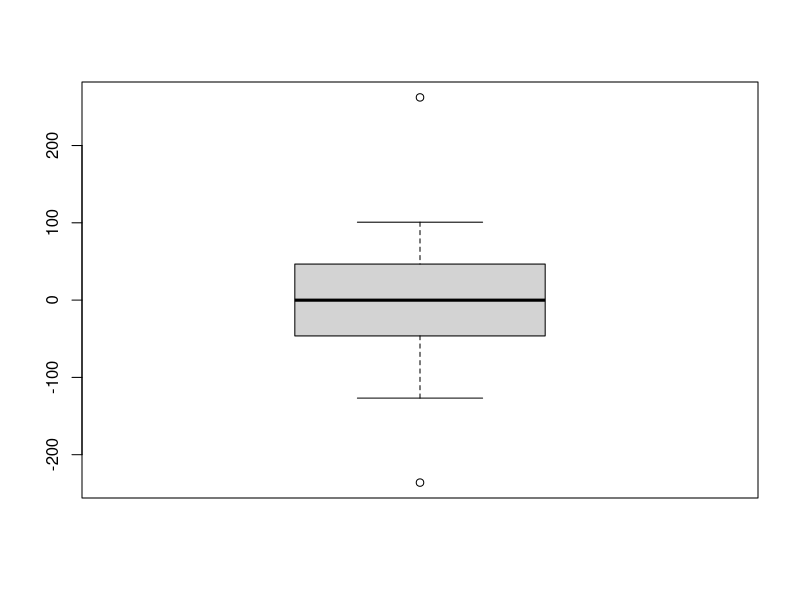
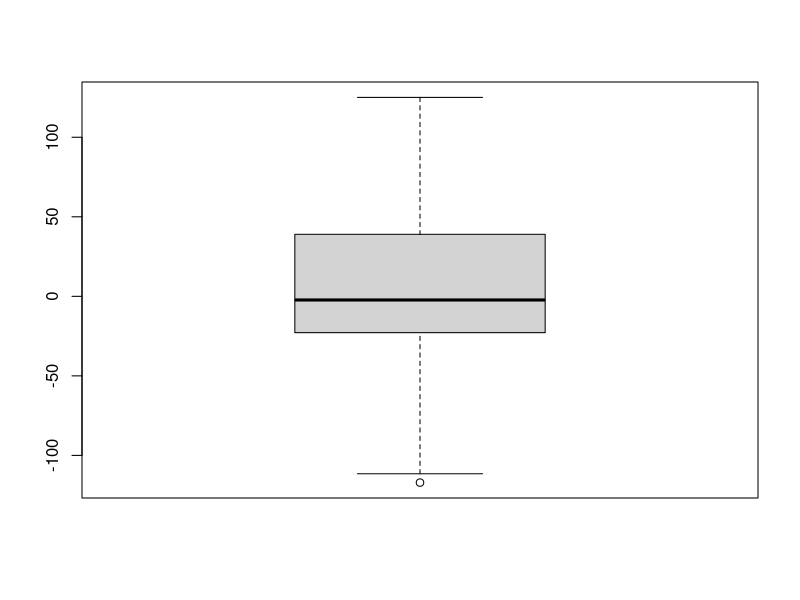
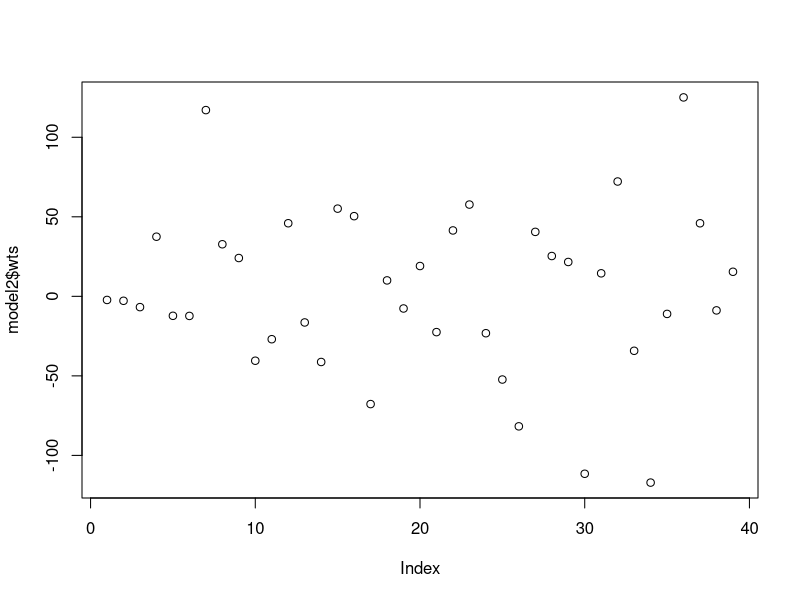
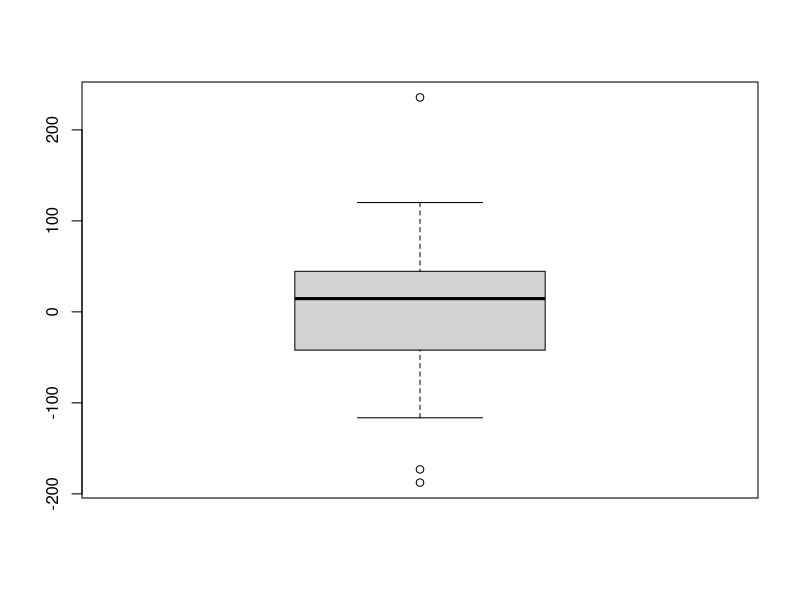
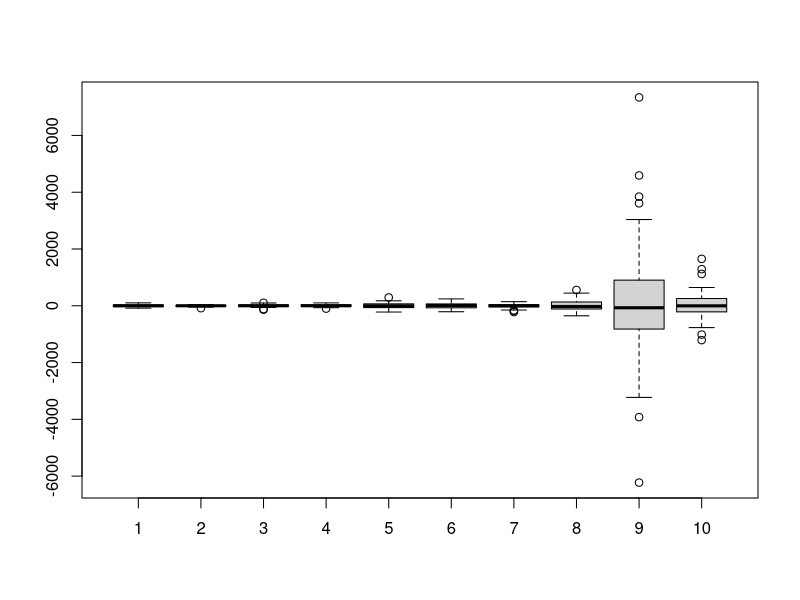
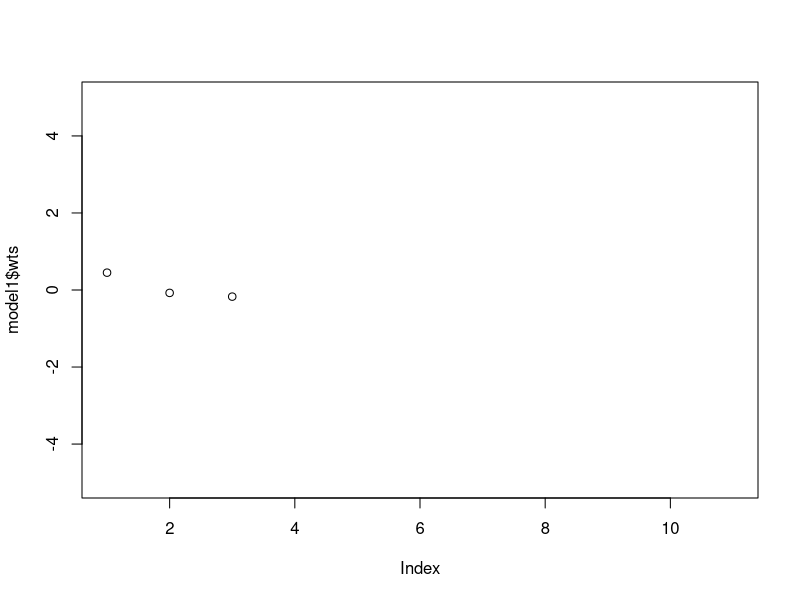
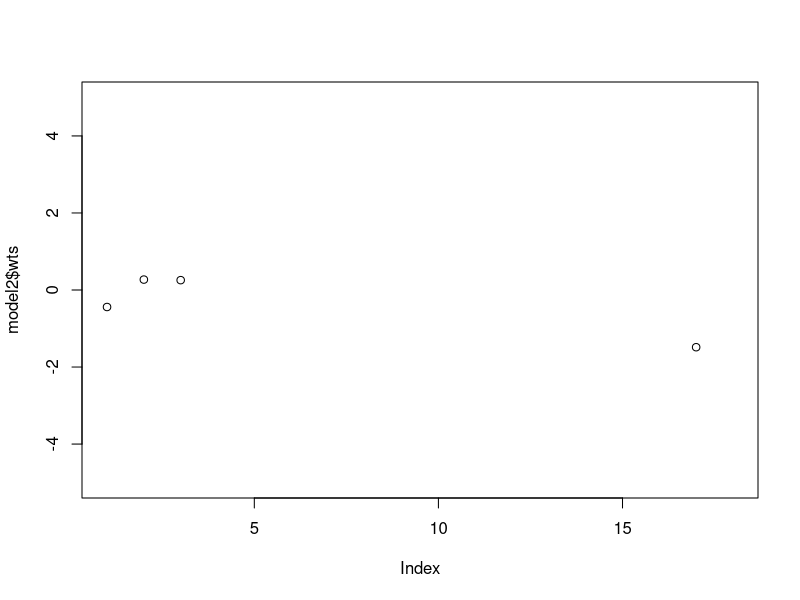
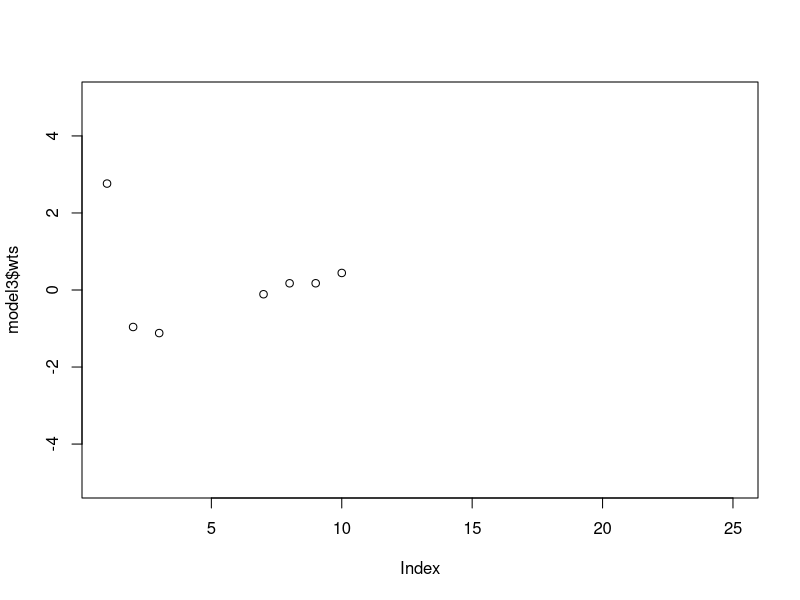

Generate these figures, in order, with R: (Note: this script raises an error after producing the figures.)
# UV : SY19 - TP03
# Exercice 2
# Auteurs : Alice Ngwembou - Antoine Hars
# Fichier : exercice2.R

library(MASS)
library(nnet)

# QUESTION 1

# 1.
p1 <- 0.25
p2 <-0.25
p3 <- 0.25
p4 <- 0.25
n <- 200

s1 <- c(1, 2)
s2 <- c(2, 1)
s3 <- c(1.5, 2)
s4 <- c(1, 1)

s <- rbind(s1, s2, s3, s4)

m1 <- c(4, 6)
m2 <- c(6, 1)
m3 <- c(-4, -4)
m4 <- c(0, 0)

m <- rbind(m1, m2, m3, m4)

c <- sample(c(1, 2, 3, 4), size = n, prob = c(p1, p2, p3, p4), replace = TRUE)
x <- cbind(rnorm(n, m[c,1], s[c,1]), rnorm(n, m[c,2], s[c,2]))

couleur <- rep("red", n)
couleur[c==2] <- "blue"
couleur[c==3] <- "green"
couleur[c==4] <- "yellow"

png("plots/frontiere_bayes_q1_1.png")
plot(x, col = couleur, main = "frontières de décision sur les observations de 4 lois normales")

# Frontiere de Bayes
len <- 50

xp <- seq(min(x[,1]), max(x[,1]), length = len)
yp <- seq(min(x[,2]), max(x[,2]), length = len)

grille <- expand.grid(z1 = xp, z2 = yp)

Z <- p1 * dnorm(grille[,1], m[1,1], s[1,1]) * dnorm(grille[,2], m[1,2], s[1,2])
Z <- cbind(Z, p2 * dnorm(grille[,1], m[2,1], s[2,1]) * dnorm(grille[,2], m[2,2], s[2,2]))
Z <- cbind(Z, p3 * dnorm(grille[,1], m[3,1], s[3,1]) * dnorm(grille[,2], m[3,2], s[3,2]))
Z <- cbind(Z, p4 * dnorm(grille[,1], m[4,1], s[4,1]) * dnorm(grille[,2], m[4,2], s[4,2]))

zp <- Z[,4] - pmax(Z[,3], Z[,2], Z[,1])
contour(xp, yp, matrix(zp, len), add = TRUE, levels = 0, drawlabels = FALSE)

zp <- Z[,1] - pmax(Z[,2], Z[,3], Z[,4])
contour(xp, yp, matrix(zp, len), add = TRUE, levels = 0, drawlabels = FALSE)

zp <- Z[,2] - pmax(Z[,1], Z[,3], Z[,4])
contour(xp, yp, matrix(zp, len), add = TRUE, levels = 0, drawlabels = FALSE)
dev.off()

# 2.
# Donner la règle de Bayes

# 3.
# Développer la règle de Bayes pour arriver à la solution

##############################################################################

# QUESTION 2
T <- class.ind(couleur)
model1 <- nnet(x, T, size = 1, decay = 0, softmax = TRUE, maxit = 500)

# Valeur des poids
model1$wts

# Proba à postériori d'appartenance aux classes
Z1 <- predict(model1, grille)

boxplot(model1$wts)


# 1.
model2 <- nnet(x, T, size = 5, decay = 0, softmax = TRUE, maxit = 500)
model2$wts
Z2 <- predict(model2, grille)

png("plots/frontiere_bayes_q2_1.png")
plot(x, col = couleur, main = "frontières de décision sur les observations de 4 lois normales")
zp <- Z2[,4] - pmax(Z2[,3], Z2[,2], Z2[,1])
contour(xp, yp, matrix(zp, len), add = TRUE, levels = 0, drawlabels = FALSE)
zp <- Z2[,1] - pmax(Z2[,2], Z2[,3], Z2[,4])
contour(xp, yp, matrix(zp, len), add = TRUE, levels = 0, drawlabels = FALSE)
zp <- Z2[,2] - pmax(Z2[,1], Z2[,3], Z2[,4])
contour(xp, yp, matrix(zp, len), add = TRUE, levels = 0, drawlabels = FALSE)
dev.off()

# 2.
boxplot(model2$wts)
# Dessin de chaque composante du poids.
plot(model2$wts)


# 3.
# à répéter plusieurs fois.
model2 <- nnet(x, T, size = 5, decay = 0, softmax = TRUE, maxit = 500)
model2$wts
Z2 <- predict(model2, grille)

png("plots/frontiere_bayes_q2_2.png")
plot(x, col = couleur, main = "frontières de décision sur les observations de 4 lois normales")
zp <- Z2[,4] - pmax(Z2[,3], Z2[,2], Z2[,1])
contour(xp, yp, matrix(zp, len), add = TRUE, levels = 0, drawlabels = FALSE)
zp <- Z2[,1] - pmax(Z2[,2], Z2[,3], Z2[,4])
contour(xp, yp, matrix(zp, len), add = TRUE, levels = 0, drawlabels = FALSE)
zp <- Z2[,2] - pmax(Z2[,1], Z2[,3], Z2[,4])
contour(xp, yp, matrix(zp, len), add = TRUE, levels = 0, drawlabels = FALSE)
dev.off()

boxplot(model2$wts)

# Nous n'obtenons pas les mêmes résultats à chaque fois pour l'estimation
# des poids et des frontières de décision.

# 4.
# Le générateur de nombre aléatoire de R n'est pas réinitialisé
# donc nous n'obtenons pas les mêmes frontières.

##############################################################################

# QUESTION 3.

# 1.
set.seed(1)
T <- class.ind(couleur)
model1 <- nnet(x, T, size = 1, decay = 0, softmax = TRUE, maxit = 500)
set.seed(1)
T <- class.ind(couleur)
model2 <- nnet(x, T, size = 2, decay = 0, softmax = TRUE, maxit = 500)
set.seed(1)
T <- class.ind(couleur)
model3 <- nnet(x, T, size = 3, decay = 0, softmax = TRUE, maxit = 500)
set.seed(1)
T <- class.ind(couleur)
model4 <- nnet(x, T, size = 4, decay = 0, softmax = TRUE, maxit = 500)
set.seed(1)
T <- class.ind(couleur)
model5 <- nnet(x, T, size = 5, decay = 0, softmax = TRUE, maxit = 500)
set.seed(1)
T <- class.ind(couleur)
model6 <- nnet(x, T, size = 6, decay = 0, softmax = TRUE, maxit = 500)
set.seed(1)
T <- class.ind(couleur)
model7 <- nnet(x, T, size = 7, decay = 0, softmax = TRUE, maxit = 500)
set.seed(1)
T <- class.ind(couleur)
model8 <- nnet(x, T, size = 8, decay = 0, softmax = TRUE, maxit = 500)
set.seed(1)
T <- class.ind(couleur)
model9 <- nnet(x, T, size = 9, decay = 0, softmax = TRUE, maxit = 500)
set.seed(1)
T <- class.ind(couleur)
model10 <- nnet(x, T, size = 10, decay = 0, softmax = TRUE, maxit = 500)

boxplot(model1$wts, model2$wts, model3$wts, model4$wts, model5$wts, model6$wts, model7$wts, model8$wts, model9$wts, model10$wts)
plot(model1$wts, ylim = c(-5, 5))
plot(model2$wts, ylim = c(-5, 5))
plot(model3$wts, ylim = c(-5, 5))
plot(model4$wts, ylim = c(-5, 5))
plot(model5$wts, ylim = c(-5, 5))
plot(model6$wts, ylim = c(-5, 5))
plot(model7$wts, ylim = c(-5, 5))
plot(model8$wts, ylim = c(-5, 5))
plot(model9$wts, ylim = c(-5, 5))
plot(model10$wts, ylim = c(-5, 5))

# Commenter le nombre de poids à estimer..

# 2.
Z1 <- predict(model1, grille)
Z2 <- predict(model2, grille)
Z3 <- predict(model3, grille)
Z4 <- predict(model4, grille)
Z5 <- predict(model5, grille)
Z6 <- predict(model6, grille)
Z7 <- predict(model7, grille)
Z8 <- predict(model8, grille)
Z9 <- predict(model9, grille)
Z10 <- predict(model10, grille)

plot(x, col = couleur)
zp <- Z1[,4] - pmax(Z1[,3], Z1[,2], Z1[,1])
contour(xp, yp, matrix(zp, len), add = TRUE, levels = 0, drawlabels = FALSE)
zp <- Z1[,1] - pmax(Z1[,2], Z1[,3], Z1[,4])
contour(xp, yp, matrix(zp, len), add = TRUE, levels = 0, drawlabels = FALSE)
zp <- Z1[,2] - pmax(Z1[,1], Z1[,3], Z1[,4])
contour(xp, yp, matrix(zp, len), add = TRUE, levels = 0, drawlabels = FALSE)

plot(x, col = couleur)
zp <- Z2[,4] - pmax(Z2[,3], Z2[,2], Z2[,1])
contour(xp, yp, matrix(zp, len), add = TRUE, levels = 0, drawlabels = FALSE)
zp <- Z2[,1] - pmax(Z2[,2], Z2[,3], Z2[,4])
contour(xp, yp, matrix(zp, len), add = TRUE, levels = 0, drawlabels = FALSE)
zp <- Z2[,2] - pmax(Z2[,1], Z2[,3], Z2[,4])
contour(xp, yp, matrix(zp, len), add = TRUE, levels = 0, drawlabels = FALSE)

plot(x, col = couleur)
zp <- Z3[,4] - pmax(Z3[,3], Z3[,2], Z3[,1])
contour(xp, yp, matrix(zp, len), add = TRUE, levels = 0, drawlabels = FALSE)
zp <- Z3[,1] - pmax(Z3[,2], Z3[,3], Z3[,4])
contour(xp, yp, matrix(zp, len), add = TRUE, levels = 0, drawlabels = FALSE)
zp <- Z3[,2] - pmax(Z3[,1], Z3[,3], Z3[,4])
contour(xp, yp, matrix(zp, len), add = TRUE, levels = 0, drawlabels = FALSE)

plot(x, col = couleur)
zp <- Z4[,4] - pmax(Z4[,3], Z4[,2], Z4[,1])
contour(xp, yp, matrix(zp, len), add = TRUE, levels = 0, drawlabels = FALSE)
zp <- Z4[,1] - pmax(Z4[,2], Z4[,3], Z4[,4])
contour(xp, yp, matrix(zp, len), add = TRUE, levels = 0, drawlabels = FALSE)
zp <- Z4[,2] - pmax(Z4[,1], Z4[,3], Z4[,4])
contour(xp, yp, matrix(zp, len), add = TRUE, levels = 0, drawlabels = FALSE)

plot(x, col = couleur)
zp <- Z5[,4] - pmax(Z5[,3], Z5[,2], Z5[,1])
contour(xp, yp, matrix(zp, len), add = TRUE, levels = 0, drawlabels = FALSE)
zp <- Z5[,1] - pmax(Z5[,2], Z5[,3], Z5[,4])
contour(xp, yp, matrix(zp, len), add = TRUE, levels = 0, drawlabels = FALSE)
zp <- Z5[,2] - pmax(Z5[,1], Z5[,3], Z5[,4])
contour(xp, yp, matrix(zp, len), add = TRUE, levels = 0, drawlabels = FALSE)

plot(x, col = couleur)
zp <- Z6[,4] - pmax(Z6[,3], Z6[,2], Z6[,1])
contour(xp, yp, matrix(zp, len), add = TRUE, levels = 0, drawlabels = FALSE)
zp <- Z6[,1] - pmax(Z6[,2], Z6[,3], Z6[,4])
contour(xp, yp, matrix(zp, len), add = TRUE, levels = 0, drawlabels = FALSE)
zp <- Z6[,2] - pmax(Z6[,1], Z6[,3], Z6[,4])
contour(xp, yp, matrix(zp, len), add = TRUE, levels = 0, drawlabels = FALSE)

plot(x, col = couleur)
zp <- Z7[,4] - pmax(Z7[,3], Z7[,2], Z7[,1])
contour(xp, yp, matrix(zp, len), add = TRUE, levels = 0, drawlabels = FALSE)
zp <- Z7[,1] - pmax(Z7[,2], Z7[,3], Z7[,4])
contour(xp, yp, matrix(zp, len), add = TRUE, levels = 0, drawlabels = FALSE)
zp <- Z7[,2] - pmax(Z7[,1], Z7[,3], Z7[,4])
contour(xp, yp, matrix(zp, len), add = TRUE, levels = 0, drawlabels = FALSE)

plot(x, col = couleur)
zp <- Z8[,4] - pmax(Z8[,3], Z8[,2], Z8[,1])
contour(xp, yp, matrix(zp, len), add = TRUE, levels = 0, drawlabels = FALSE)
zp <- Z8[,1] - pmax(Z8[,2], Z8[,3], Z8[,4])
contour(xp, yp, matrix(zp, len), add = TRUE, levels = 0, drawlabels = FALSE)
zp <- Z8[,2] - pmax(Z8[,1], Z8[,3], Z8[,4])
contour(xp, yp, matrix(zp, len), add = TRUE, levels = 0, drawlabels = FALSE)

plot(x, col = couleur)
zp <- Z9[,4] - pmax(Z9[,3], Z9[,2], Z9[,1])
contour(xp, yp, matrix(zp, len), add = TRUE, levels = 0, drawlabels = FALSE)
zp <- Z9[,1] - pmax(Z9[,2], Z9[,3], Z9[,4])
contour(xp, yp, matrix(zp, len), add = TRUE, levels = 0, drawlabels = FALSE)
zp <- Z9[,2] - pmax(Z9[,1], Z9[,3], Z9[,4])
contour(xp, yp, matrix(zp, len), add = TRUE, levels = 0, drawlabels = FALSE)

plot(x, col = couleur)
zp <- Z10[,4] - pmax(Z10[,3], Z10[,2], Z10[,1])
contour(xp, yp, matrix(zp, len), add = TRUE, levels = 0, drawlabels = FALSE)
zp <- Z10[,1] - pmax(Z10[,2], Z10[,3], Z10[,4])
contour(xp, yp, matrix(zp, len), add = TRUE, levels = 0, drawlabels = FALSE)
zp <- Z10[,2] - pmax(Z10[,1], Z10[,3], Z10[,4])
contour(xp, yp, matrix(zp, len), add = TRUE, levels = 0, drawlabels = FALSE)

# Calcul de la probabilité d'erreur
pred1 <- predict(model1, x)
pred2 <- predict(model2, x)
pred3 <- predict(model3, x)
pred4 <- predict(model4, x)
pred5 <- predict(model5, x)
pred6 <- predict(model6, x)
pred7 <- predict(model7, x)
pred8 <- predict(model8, x)
pred9 <- predict(model9, x)
pred10 <- predict(model10, x)

classes_predict <- function(pred) {

	n = dim(pred)[1]
	m = dim(pred)[2]
	for (i in 1:n) {
		mm = max(pred[i,])
		for (j in 1:m) {
			if (pred[i,j] == mm) {
				pred[i,j] = 1
			} else {
				pred[i,j] = 0
			}
		}
	}
	return(pred)
}

cp1 = classes_predict(pred1)
cp2 = classes_predict(pred2)
cp3 = classes_predict(pred3)
cp4 = classes_predict(pred4)
cp5 = classes_predict(pred5)
cp6 = classes_predict(pred6)
cp7 = classes_predict(pred7)
cp8 = classes_predict(pred8)
cp9 = classes_predict(pred9)
cp10 = classes_predict(pred10)

proba_erreur_emp <- function(T, CP) {

	proba = 0
	n = dim(T)[1]
	m = dim(T)[2]
	for (i in 1:n) {
		CP[i,] = T[i,] - CP[i,]
		comp = 0
		for (j in 1:m) {
			if (CP[i,j] == 0) {
				comp = comp + 1
			}
		}
		if (comp != m) {
			proba = proba + 1
		}
	}
	return(proba / n)
}

proba1 = proba_erreur_emp(T, cp1)
proba2 = proba_erreur_emp(T, cp2)
proba3 = proba_erreur_emp(T, cp3)
proba4 = proba_erreur_emp(T, cp4)
proba5 = proba_erreur_emp(T, cp5)
proba6 = proba_erreur_emp(T, cp6)
proba7 = proba_erreur_emp(T, cp7)
proba8 = proba_erreur_emp(T, cp8)
proba9 = proba_erreur_emp(T, cp9)
proba10 = proba_erreur_emp(T, cp10)

# 3.
set.seed(1)
T <- class.ind(couleur)
model1 <- nnet(x, T, size = 1, decay = 0, softmax = TRUE, maxit = 500)
set.seed(1)
T <- class.ind(couleur)
model2 <- nnet(x, T, size = 2, decay = 0, softmax = TRUE, maxit = 500)
set.seed(1)
T <- class.ind(couleur)
model3 <- nnet(x, T, size = 3, decay = 0, softmax = TRUE, maxit = 500)
set.seed(1)
T <- class.ind(couleur)
model4 <- nnet(x, T, size = 4, decay = 0, softmax = TRUE, maxit = 500)
set.seed(1)
T <- class.ind(couleur)
model5 <- nnet(x, T, size = 5, decay = 0, softmax = TRUE, maxit = 500)
set.seed(1)
T <- class.ind(couleur)
model6 <- nnet(x, T, size = 6, decay = 0, softmax = TRUE, maxit = 500)
set.seed(1)
T <- class.ind(couleur)
model7 <- nnet(x, T, size = 7, decay = 0, softmax = TRUE, maxit = 500)
set.seed(1)
T <- class.ind(couleur)
model8 <- nnet(x, T, size = 8, decay = 0, softmax = TRUE, maxit = 500)
set.seed(1)
T <- class.ind(couleur)
model9 <- nnet(x, T, size = 9, decay = 0, softmax = TRUE, maxit = 500)
set.seed(1)
T <- class.ind(couleur)
model10 <- nnet(x, T, size = 10, decay = 0, softmax = TRUE, maxit = 500)

boxplot(model1$wts, model2$wts, model3$wts, model4$wts, model5$wts, model6$wts, model7$wts, model8$wts, model9$wts, model10$wts)

Z1 <- predict(model1, grille)
Z2 <- predict(model2, grille)
Z3 <- predict(model3, grille)
Z4 <- predict(model4, grille)
Z5 <- predict(model5, grille)
Z6 <- predict(model6, grille)
Z7 <- predict(model7, grille)
Z8 <- predict(model8, grille)
Z9 <- predict(model9, grille)
Z10 <- predict(model10, grille)

plot(x, col = couleur)
zp <- Z1[,4] - pmax(Z1[,3], Z1[,2], Z1[,1])
contour(xp, yp, matrix(zp, len), add = TRUE, levels = 0, drawlabels = FALSE)
zp <- Z1[,1] - pmax(Z1[,2], Z1[,3], Z1[,4])
contour(xp, yp, matrix(zp, len), add = TRUE, levels = 0, drawlabels = FALSE)
zp <- Z1[,2] - pmax(Z1[,1], Z1[,3], Z1[,4])
contour(xp, yp, matrix(zp, len), add = TRUE, levels = 0, drawlabels = FALSE)

plot(x, col = couleur)
zp <- Z2[,4] - pmax(Z2[,3], Z2[,2], Z2[,1])
contour(xp, yp, matrix(zp, len), add = TRUE, levels = 0, drawlabels = FALSE)
zp <- Z2[,1] - pmax(Z2[,2], Z2[,3], Z2[,4])
contour(xp, yp, matrix(zp, len), add = TRUE, levels = 0, drawlabels = FALSE)
zp <- Z2[,2] - pmax(Z2[,1], Z2[,3], Z2[,4])
contour(xp, yp, matrix(zp, len), add = TRUE, levels = 0, drawlabels = FALSE)

plot(x, col = couleur)
zp <- Z3[,4] - pmax(Z3[,3], Z3[,2], Z3[,1])
contour(xp, yp, matrix(zp, len), add = TRUE, levels = 0, drawlabels = FALSE)
zp <- Z3[,1] - pmax(Z3[,2], Z3[,3], Z3[,4])
contour(xp, yp, matrix(zp, len), add = TRUE, levels = 0, drawlabels = FALSE)
zp <- Z3[,2] - pmax(Z3[,1], Z3[,3], Z3[,4])
contour(xp, yp, matrix(zp, len), add = TRUE, levels = 0, drawlabels = FALSE)

plot(x, col = couleur)
zp <- Z4[,4] - pmax(Z4[,3], Z4[,2], Z4[,1])
contour(xp, yp, matrix(zp, len), add = TRUE, levels = 0, drawlabels = FALSE)
zp <- Z4[,1] - pmax(Z4[,2], Z4[,3], Z4[,4])
contour(xp, yp, matrix(zp, len), add = TRUE, levels = 0, drawlabels = FALSE)
zp <- Z4[,2] - pmax(Z4[,1], Z4[,3], Z4[,4])
contour(xp, yp, matrix(zp, len), add = TRUE, levels = 0, drawlabels = FALSE)

plot(x, col = couleur)
zp <- Z5[,4] - pmax(Z5[,3], Z5[,2], Z5[,1])
contour(xp, yp, matrix(zp, len), add = TRUE, levels = 0, drawlabels = FALSE)
zp <- Z5[,1] - pmax(Z5[,2], Z5[,3], Z5[,4])
contour(xp, yp, matrix(zp, len), add = TRUE, levels = 0, drawlabels = FALSE)
zp <- Z5[,2] - pmax(Z5[,1], Z5[,3], Z5[,4])
contour(xp, yp, matrix(zp, len), add = TRUE, levels = 0, drawlabels = FALSE)

plot(x, col = couleur)
zp <- Z6[,4] - pmax(Z6[,3], Z6[,2], Z6[,1])
contour(xp, yp, matrix(zp, len), add = TRUE, levels = 0, drawlabels = FALSE)
zp <- Z6[,1] - pmax(Z6[,2], Z6[,3], Z6[,4])
contour(xp, yp, matrix(zp, len), add = TRUE, levels = 0, drawlabels = FALSE)
zp <- Z6[,2] - pmax(Z6[,1], Z6[,3], Z6[,4])
contour(xp, yp, matrix(zp, len), add = TRUE, levels = 0, drawlabels = FALSE)

plot(x, col = couleur)
zp <- Z7[,4] - pmax(Z7[,3], Z7[,2], Z7[,1])
contour(xp, yp, matrix(zp, len), add = TRUE, levels = 0, drawlabels = FALSE)
zp <- Z7[,1] - pmax(Z7[,2], Z7[,3], Z7[,4])
contour(xp, yp, matrix(zp, len), add = TRUE, levels = 0, drawlabels = FALSE)
zp <- Z7[,2] - pmax(Z7[,1], Z7[,3], Z7[,4])
contour(xp, yp, matrix(zp, len), add = TRUE, levels = 0, drawlabels = FALSE)

plot(x, col = couleur)
zp <- Z8[,4] - pmax(Z8[,3], Z8[,2], Z8[,1])
contour(xp, yp, matrix(zp, len), add = TRUE, levels = 0, drawlabels = FALSE)
zp <- Z8[,1] - pmax(Z8[,2], Z8[,3], Z8[,4])
contour(xp, yp, matrix(zp, len), add = TRUE, levels = 0, drawlabels = FALSE)
zp <- Z8[,2] - pmax(Z8[,1], Z8[,3], Z8[,4])
contour(xp, yp, matrix(zp, len), add = TRUE, levels = 0, drawlabels = FALSE)

plot(x, col = couleur)
zp <- Z9[,4] - pmax(Z9[,3], Z9[,2], Z9[,1])
contour(xp, yp, matrix(zp, len), add = TRUE, levels = 0, drawlabels = FALSE)
zp <- Z9[,1] - pmax(Z9[,2], Z9[,3], Z9[,4])
contour(xp, yp, matrix(zp, len), add = TRUE, levels = 0, drawlabels = FALSE)
zp <- Z9[,2] - pmax(Z9[,1], Z9[,3], Z9[,4])
contour(xp, yp, matrix(zp, len), add = TRUE, levels = 0, drawlabels = FALSE)

plot(x, col = couleur)
zp <- Z10[,4] - pmax(Z10[,3], Z10[,2], Z10[,1])
contour(xp, yp, matrix(zp, len), add = TRUE, levels = 0, drawlabels = FALSE)
zp <- Z10[,1] - pmax(Z10[,2], Z10[,3], Z10[,4])
contour(xp, yp, matrix(zp, len), add = TRUE, levels = 0, drawlabels = FALSE)
zp <- Z10[,2] - pmax(Z10[,1], Z10[,3], Z10[,4])
contour(xp, yp, matrix(zp, len), add = TRUE, levels = 0, drawlabels = FALSE)

# 4.
# Commentaires sur la variabilité des modèles en fonction de size.
# Graphe Pe en fonction de Size

# Calcul de la probabilité d'erreur
pred1 <- predict(model1, x)
pred2 <- predict(model2, x)
pred3 <- predict(model3, x)
pred4 <- predict(model4, x)
pred5 <- predict(model5, x)
pred6 <- predict(model6, x)
pred7 <- predict(model7, x)
pred8 <- predict(model8, x)
pred9 <- predict(model9, x)
pred10 <- predict(model10, x)

cp1 = classes_predict(pred1)
cp2 = classes_predict(pred2)
cp3 = classes_predict(pred3)
cp4 = classes_predict(pred4)
cp5 = classes_predict(pred5)
cp6 = classes_predict(pred6)
cp7 = classes_predict(pred7)
cp8 = classes_predict(pred8)
cp9 = classes_predict(pred9)
cp10 = classes_predict(pred10)

proba1 = proba_erreur_emp(T, cp1)
proba2 = proba_erreur_emp(T, cp2)
proba3 = proba_erreur_emp(T, cp3)
proba4 = proba_erreur_emp(T, cp4)
proba5 = proba_erreur_emp(T, cp5)
proba6 = proba_erreur_emp(T, cp6)
proba7 = proba_erreur_emp(T, cp7)
proba8 = proba_erreur_emp(T, cp8)
proba9 = proba_erreur_emp(T, cp9)
proba10 = proba_erreur_emp(T, cp10)

probas = c(proba1, proba2, proba3, proba4, proba5, proba6, proba7, proba8, proba9, proba10)
plot(probas)

##############################################################################

# QUESTION 4.
set.seed(1)
T <- class.ind(couleur)
model1 <- nnet(x, T, size = 5, decay = 0.001, softmax = TRUE, maxit = 500)
set.seed(1)
T <- class.ind(couleur)
model2 <- nnet(x, T, size = 5, decay = 0.01, softmax = TRUE, maxit = 500)
set.seed(1)
T <- class.ind(couleur)
model3 <- nnet(x, T, size = 5, decay = 0.1, softmax = TRUE, maxit = 500)
set.seed(1)
T <- class.ind(couleur)
model4 <- nnet(x, T, size = 5, decay = 1, softmax = TRUE, maxit = 500)
set.seed(1)
T <- class.ind(couleur)
model5 <- nnet(x, T, size = 5, decay = 10, softmax = TRUE, maxit = 500)
set.seed(1)
T <- class.ind(couleur)
model6 <- nnet(x, T, size = 5, decay = 100, softmax = TRUE, maxit = 500)

Z1 <- predict(model1, grille)
Z2 <- predict(model2, grille)
Z3 <- predict(model3, grille)
Z4 <- predict(model4, grille)
Z5 <- predict(model5, grille)
Z6 <- predict(model6, grille)

plot(x, col = couleur)
zp <- Z1[,4] - pmax(Z1[,3], Z1[,2], Z1[,1])
contour(xp, yp, matrix(zp, len), add = TRUE, levels = 0, drawlabels = FALSE)
zp <- Z1[,1] - pmax(Z1[,2], Z1[,3], Z1[,4])
contour(xp, yp, matrix(zp, len), add = TRUE, levels = 0, drawlabels = FALSE)
zp <- Z1[,2] - pmax(Z1[,1], Z1[,3], Z1[,4])
contour(xp, yp, matrix(zp, len), add = TRUE, levels = 0, drawlabels = FALSE)

plot(x, col = couleur)
zp <- Z2[,4] - pmax(Z2[,3], Z2[,2], Z2[,1])
contour(xp, yp, matrix(zp, len), add = TRUE, levels = 0, drawlabels = FALSE)
zp <- Z2[,1] - pmax(Z2[,2], Z2[,3], Z2[,4])
contour(xp, yp, matrix(zp, len), add = TRUE, levels = 0, drawlabels = FALSE)
zp <- Z2[,2] - pmax(Z2[,1], Z2[,3], Z2[,4])
contour(xp, yp, matrix(zp, len), add = TRUE, levels = 0, drawlabels = FALSE)

plot(x, col = couleur)
zp <- Z3[,4] - pmax(Z3[,3], Z3[,2], Z3[,1])
contour(xp, yp, matrix(zp, len), add = TRUE, levels = 0, drawlabels = FALSE)
zp <- Z3[,1] - pmax(Z3[,2], Z3[,3], Z3[,4])
contour(xp, yp, matrix(zp, len), add = TRUE, levels = 0, drawlabels = FALSE)
zp <- Z3[,2] - pmax(Z3[,1], Z3[,3], Z3[,4])
contour(xp, yp, matrix(zp, len), add = TRUE, levels = 0, drawlabels = FALSE)

plot(x, col = couleur)
zp <- Z4[,4] - pmax(Z4[,3], Z4[,2], Z4[,1])
contour(xp, yp, matrix(zp, len), add = TRUE, levels = 0, drawlabels = FALSE)
zp <- Z4[,1] - pmax(Z4[,2], Z4[,3], Z4[,4])
contour(xp, yp, matrix(zp, len), add = TRUE, levels = 0, drawlabels = FALSE)
zp <- Z4[,2] - pmax(Z4[,1], Z4[,3], Z4[,4])
contour(xp, yp, matrix(zp, len), add = TRUE, levels = 0, drawlabels = FALSE)

plot(x, col = couleur)
zp <- Z5[,4] - pmax(Z5[,3], Z5[,2], Z5[,1])
contour(xp, yp, matrix(zp, len), add = TRUE, levels = 0, drawlabels = FALSE)
zp <- Z5[,1] - pmax(Z5[,2], Z5[,3], Z5[,4])
contour(xp, yp, matrix(zp, len), add = TRUE, levels = 0, drawlabels = FALSE)
zp <- Z5[,2] - pmax(Z5[,1], Z5[,3], Z5[,4])
contour(xp, yp, matrix(zp, len), add = TRUE, levels = 0, drawlabels = FALSE)

plot(x, col = couleur)
zp <- Z6[,4] - pmax(Z6[,3], Z6[,2], Z6[,1])
contour(xp, yp, matrix(zp, len), add = TRUE, levels = 0, drawlabels = FALSE)
zp <- Z6[,1] - pmax(Z6[,2], Z6[,3], Z6[,4])
contour(xp, yp, matrix(zp, len), add = TRUE, levels = 0, drawlabels = FALSE)
zp <- Z6[,2] - pmax(Z6[,1], Z6[,3], Z6[,4])
contour(xp, yp, matrix(zp, len), add = TRUE, levels = 0, drawlabels = FALSE)

# decay : paramètre de pénalisation / régularisation, qui influence la précision du modèle.
# Plus il est petit, plus le modèle proposé est complexe, plus il est grand, moins il est complexe et généraliste.

# 2.
boxplot(model1$wts, model2$wts, model3$wts, model4$wts, model5$wts, model6$wts)
plot(model1$wts, ylim = c(-5, 5))
plot(model2$wts, ylim = c(-5, 5))
plot(model3$wts, ylim = c(-5, 5))
plot(model4$wts, ylim = c(-5, 5))
plot(model5$wts, ylim = c(-5, 5))
plot(model6$wts, ylim = c(-5, 5))

# 3.
# Calcul de la probabilité d'erreur
pred1 <- predict(model1, x)
pred2 <- predict(model2, x)
pred3 <- predict(model3, x)
pred4 <- predict(model4, x)
pred5 <- predict(model5, x)
pred6 <- predict(model6, x)

cp1 = classes_predict(pred1)
cp2 = classes_predict(pred2)
cp3 = classes_predict(pred3)
cp4 = classes_predict(pred4)
cp5 = classes_predict(pred5)
cp6 = classes_predict(pred6)

proba1 = proba_erreur_emp(T, cp1)
proba2 = proba_erreur_emp(T, cp2)
proba3 = proba_erreur_emp(T, cp3)
proba4 = proba_erreur_emp(T, cp4)
proba5 = proba_erreur_emp(T, cp5)
proba6 = proba_erreur_emp(T, cp6)

probas = c(proba1, proba2, proba3, proba4, proba5, proba6)
plot(probas)

# La valeur optimale est 4 d'après le schéma.

##############################################################################

# Séparation selon le sexe
n <- 200
x_sexe <- log(cbind(crabs$FL, crabs$RW))
T_sexe <- class.ind(crabs$sex)
couleur1 <- rep("pink", n)
couleur1[crabs$sex=="M"] <- "cyan"

plot(x_sexe, col = couleur1)

# Séparation selon la couleur
x_color <- log(cbind(crabs$FL, crabs$RW))
T_color <- class.ind(crabs$sp)
couleur2 <- rep("orange", n)
couleur2[crabs$sp == "O"] <- "blue"

plot(x_color, col = couleur2)

# QUESTION 5

# 1.
p = 5

# À CHECKER POUR LA CLASSE 5
simul <- function (x, t, n, p) {

        data = matrix(nrow = n, ncol = 3)
        classe = matrix(nrow = n, ncol = 2)
        i = 1
        m = n / p
		
        for (ki in 1:p) {
        
        	for (j in 1:m) {

				d = dim(x)[1]
				if (is.null(d)) {
					d = 1
					rand = 1
					data[i,c(1,2)] = x
					classe[i, c(1,2)] = t
				} else {
					rand = sample(1:d, 1)
					data[i,1] = x[rand,1]
					data[i,2] = x[rand,2]
					x = x[-rand,]
					
					classe[i,1] = t[rand,1]
					classe[i,2] = t[rand,2]
					t = t[-rand,]
				}
				data[i,3] = ki
				i = i + 1
			}
        }
        result = new.env()
        result$data <- data
        result$classe <- classe
        
        return (result)
}

t_sexe = simul(x_sexe, T_sexe, n, p)
couleur3 <- rep("pink", n)
couleur3[t_sexe$classe[,1] == "0"] <- "cyan"

t_color = simul(x_color, T_color, n, p)
couleur4 <- rep("orange", n)
couleur4[t_color$classe[,1] == "0"] <- "blue"

plot(t_sexe$data, col = couleur3)
plot(t_color$data, col = couleur4)

# Estimation sur la probabilité d'erreur sur le SEXE
set.seed(1)
model1 <- nnet(t_sexe$data[-1:-40,1:2], t_sexe$classe[-1:-40,], size = 6, decay = 0.001, softmax = TRUE, maxit = 500)
pred1 <- predict(model1, t_sexe$data[1:40,1:2])
cp1 = classes_predict(pred1)
proba1 = proba_erreur_emp(t_sexe$classe[1:40], cp1)

set.seed(1)
model2 <- nnet(t_sexe$data[-41:-80,1:2], t_sexe$classe[-41:-80,], size = 6, decay = 0.001, softmax = TRUE, maxit = 500)
pred2 <- predict(model2, t_sexe$data[41:80,1:2])
cp2 = classes_predict(pred2)
proba2 = proba_erreur_emp(t_sexe$classe[41:80], cp2)

set.seed(1)
model3 <- nnet(t_sexe$data[-81:-120,1:2], t_sexe$classe[-81:-120,], size = 6, decay = 0.001, softmax = TRUE, maxit = 500)
pred3 <- predict(model3, t_sexe$data[81:120,1:2])
cp3 = classes_predict(pred3)
proba3 = proba_erreur_emp(t_sexe$classe[81:120], cp3)

set.seed(1)
model4 <- nnet(t_sexe$data[-121:-160,1:2], t_sexe$classe[-121:-160,], size = 6, decay = 0.001, softmax = TRUE, maxit = 500)
pred4 <- predict(model4, t_sexe$data[121:160,1:2])
cp4 = classes_predict(pred4)
proba4 = proba_erreur_emp(t_sexe$classe[121:160], cp4)

set.seed(1)
model5 <- nnet(t_sexe$data[-161:-200,1:2], t_sexe$classe[-161:-200,], size = 6, decay = 0.001, softmax = TRUE, maxit = 500)
pred5 <- predict(model5, t_sexe$data[161:200,1:2])
cp5 = classes_predict(pred5)
proba5 = proba_erreur_emp(t_sexe$classe[161:200], cp5)

probas_sexe = c(proba1, proba2, proba3, proba4, proba5)
pe = mean(probas_sexe)
plot(probas_sexe)

# 2.
xp <- seq(min(t_sexe$data[,1]), max(t_sexe$data[,1]), length = len)
yp <- seq(min(t_sexe$data[,2]), max(t_sexe$data[,2]), length = len)

grille <- expand.grid(z1 = xp, z2 = yp)

Z1 <- predict(model1, grille)
Z2 <- predict(model2, grille)
Z3 <- predict(model3, grille)
Z4 <- predict(model4, grille)
Z5 <- predict(model5, grille)

plot(t_sexe$data[41:200], col = couleur3[41:200])
zp <- Z1[,1] - max(Z1[,2])
contour(xp, yp, matrix(zp, len), add = TRUE, levels = 0, drawlabels = FALSE)
zp <- Z1[,2] - max(Z1[,2])
contour(xp, yp, matrix(zp, len), add = TRUE, levels = 0, drawlabels = FALSE)

plot(t_sexe$data[-41:-80], col = couleur3)
zp <- Z2[,1] - max(Z2[,2])
contour(xp, yp, matrix(zp, len), add = TRUE, levels = 0, drawlabels = FALSE)
zp <- Z2[,2] - max(Z2[,2])
contour(xp, yp, matrix(zp, len), add = TRUE, levels = 0, drawlabels = FALSE)

plot(t_sexe$data[-81:-120], col = couleur3)
zp <- Z3[,1] - max(Z2[,2])
contour(xp, yp, matrix(zp, len), add = TRUE, levels = 0, drawlabels = FALSE)
zp <- Z3[,2] - max(Z2[,2])
contour(xp, yp, matrix(zp, len), add = TRUE, levels = 0, drawlabels = FALSE)

plot(t_sexe$data[-121:-160], col = couleur3)
zp <- Z4[,1] - max(Z4[,2])
contour(xp, yp, matrix(zp, len), add = TRUE, levels = 0, drawlabels = FALSE)
zp <- Z4[,2] - max(Z4[,2])
contour(xp, yp, matrix(zp, len), add = TRUE, levels = 0, drawlabels = FALSE)

plot(t_sexe$data[-161:-200], col = couleur3)
zp <- Z5[,1] - max(Z5[,2])
contour(xp, yp, matrix(zp, len), add = TRUE, levels = 0, drawlabels = FALSE)
zp <- Z5[,2] - max(Z5[,2])
contour(xp, yp, matrix(zp, len), add = TRUE, levels = 0, drawlabels = FALSE)


##############################################################################

# QUESTION 6

# 1.
# Estimation sur la probabilité d'erreur sur la COULEUR
set.seed(1)
model1 <- nnet(t_color$data[-1:-40,1:2], t_color$classe[-1:-40,], size = 5, decay = 0.001, softmax = TRUE, maxit = 500)
pred1 <- predict(model1, t_color$data[1:40,1:2])
cp1 = classes_predict(pred1)
proba1 = proba_erreur_emp(t_color$classe[1:40], cp1)

set.seed(1)
model2 <- nnet(t_color$data[-41:-80,1:2], t_color$classe[-41:-80,], size = 5, decay = 0.001, softmax = TRUE, maxit = 500)
pred2 <- predict(model2, t_color$data[41:80,1:2])
cp2 = classes_predict(pred2)
proba2 = proba_erreur_emp(t_color$classe[41:80], cp2)

set.seed(1)
model3 <- nnet(t_color$data[-81:-120,1:2], t_color$classe[-81:-120,], size = 5, decay = 0.001, softmax = TRUE, maxit = 500)
pred3 <- predict(model3, t_color$data[81:120,1:2])
cp3 = classes_predict(pred3)
proba3 = proba_erreur_emp(t_color$classe[81:120], cp3)

set.seed(1)
model4 <- nnet(t_color$data[-121:-160,1:2], t_color$classe[-121:-160,], size = 5, decay = 0.001, softmax = TRUE, maxit = 500)
pred4 <- predict(model4, t_color$data[121:160,1:2])
cp4 = classes_predict(pred4)
proba4 = proba_erreur_emp(t_color$classe[121:160], cp4)

set.seed(1)
model5 <- nnet(t_color$data[-161:-200,1:2], t_color$classe[-161:-200,], size = 5, decay = 0.001, softmax = TRUE, maxit = 500)
pred5 <- predict(model5, t_color$data[161:200,1:2])
cp5 = classes_predict(pred5)
proba5 = proba_erreur_emp(t_color$classe[161:200], cp5)

probas_color = c(proba1, proba2, proba3, proba4, proba5)
pe = mean(probas_color)
plot(probas_color)

# 2.
len <- 50

xp <- seq(min(t_color$data[,1]), max(t_color$data[,1]), length = len)
yp <- seq(min(t_color$data[,2]), max(t_color$data[,2]), length = len)

grille <- expand.grid(z1 = xp, z2 = yp)

Z1 <- predict(model1, grille)
Z2 <- predict(model2, grille)
Z3 <- predict(model3, grille)
Z4 <- predict(model4, grille)
Z5 <- predict(model5, grille)

plot(t_color$data, col = couleur4)
zp <- Z1[,1] - max(Z1[,2])
contour(xp, yp, matrix(zp, len), add = TRUE, levels = 0, drawlabels = FALSE)
zp <- Z1[,2] - max(Z1[,2])
contour(xp, yp, matrix(zp, len), add = TRUE, levels = 0, drawlabels = FALSE)

plot(t_color$data, col = couleur4)
zp <- Z2[,1] - max(Z2[,2])
contour(xp, yp, matrix(zp, len), add = TRUE, levels = 0, drawlabels = FALSE)
zp <- Z2[,2] - max(Z2[,2])
contour(xp, yp, matrix(zp, len), add = TRUE, levels = 0, drawlabels = FALSE)

plot(t_color$data, col = couleur4)
zp <- Z3[,1] - max(Z3[,2])
contour(xp, yp, matrix(zp, len), add = TRUE, levels = 0, drawlabels = FALSE)
zp <- Z3[,2] - max(Z3[,2])
contour(xp, yp, matrix(zp, len), add = TRUE, levels = 0, drawlabels = FALSE)

plot(t_color$data, col = couleur4)
zp <- Z4[,1] - max(Z4[,2])
contour(xp, yp, matrix(zp, len), add = TRUE, levels = 0, drawlabels = FALSE)
zp <- Z4[,2] - max(Z4[,2])
contour(xp, yp, matrix(zp, len), add = TRUE, levels = 0, drawlabels = FALSE)

plot(t_color$data, col = couleur4)
zp <- Z5[,1] - max(Z5[,2])
contour(xp, yp, matrix(zp, len), add = TRUE, levels = 0, drawlabels = FALSE)
zp <- Z5[,2] - max(Z5[,2])
contour(xp, yp, matrix(zp, len), add = TRUE, levels = 0, drawlabels = FALSE)

